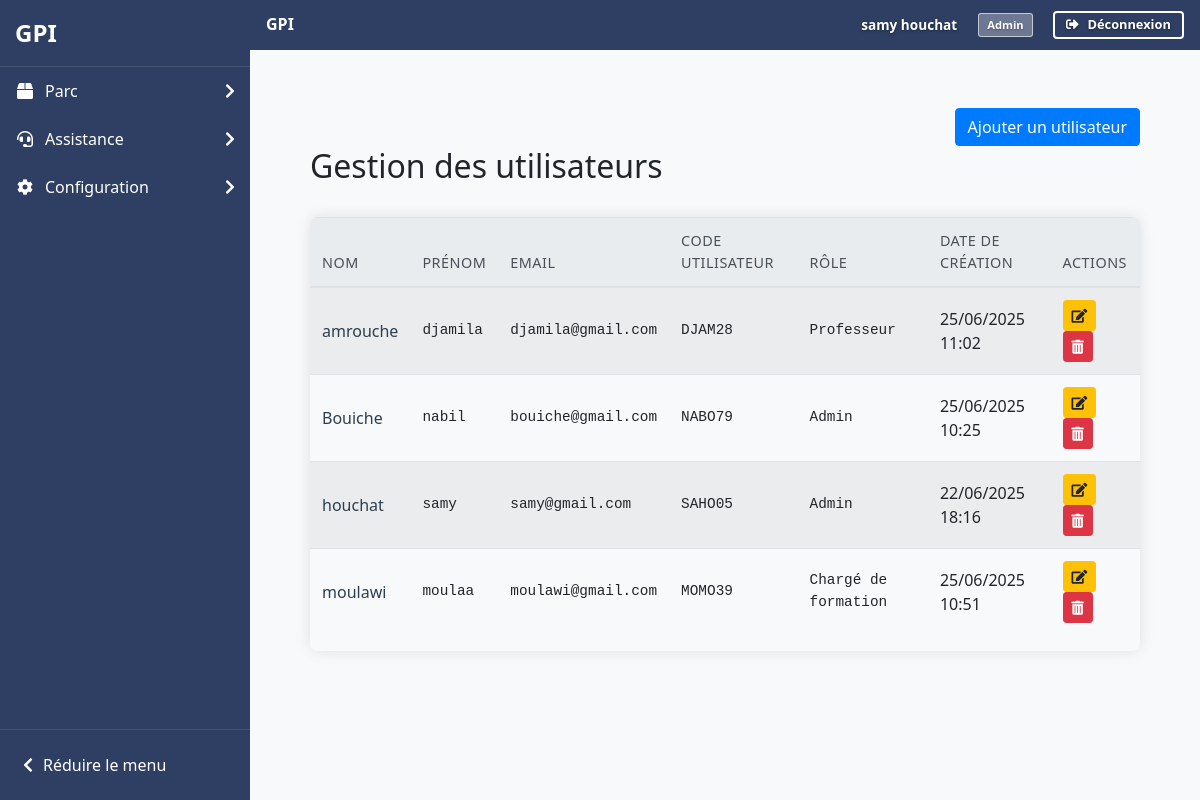
The app's page /pages/admin/gestion_users.php (signed in) with its own data.
### tables this page shows
CREATE TABLE IF NOT EXISTS `users` (
  `id_user` int NOT NULL AUTO_INCREMENT,
  `prenom` varchar(100) NOT NULL,
  `nom` varchar(100) NOT NULL,
  `email` varchar(255) NOT NULL,
  `password` varchar(255) NOT NULL,
  `id_role` int NOT NULL,
  `date_created` timestamp NULL DEFAULT CURRENT_TIMESTAMP,
  `code_utilisateur` varchar(6) DEFAULT NULL,
  PRIMARY KEY (`id_user`),
  UNIQUE KEY `email` (`email`),
  UNIQUE KEY `code_utilisateur` (`code_utilisateur`),
  KEY `fk_users_role` (`id_role`),
  KEY `idx_code_utilisateur` (`code_utilisateur`)
);

CREATE TABLE IF NOT EXISTS `roles` (
  `id_role` int NOT NULL AUTO_INCREMENT,
  `role_name` varchar(50) NOT NULL,
  PRIMARY KEY (`id_role`),
  UNIQUE KEY `role_name` (`role_name`)
);

### pages/admin/gestion_users.php (the view, shortened to what this page needs)
<?php
require_once '../../includes/functions.php';
$pdo = connectDB();
$query = '
    SELECT u.*, r.role_name
    FROM users u
    JOIN roles r ON u.id_role = r.id_role
    ORDER BY u.nom, u.prenom
';
$stmt = $pdo->query($query);
$users = $stmt->fetchAll();
afficherHeader('Gestion des utilisateurs', 2);
?>
<div class="container mt-4">
    <div class="d-flex justify-content-between align-items-center mb-4">
        <h2>Gestion des utilisateurs</h2>
        <a href="ajouter_user.php" class="btn btn-primary">Ajouter un utilisateur</a>
    </div>
    <div class="table-responsive">
        <table class="table table-striped table-hover">
            <thead class="thead-light">
                <tr>
                    <th>Nom</th>
                    <th>Prénom</th>
                    <th>Email</th>
                    <th>Code Utilisateur</th>
                    <th>Rôle</th>
                    <th>Date de création</th>
                    <th>Actions</th>
                </tr>
            </thead>
            <tbody>
                <?php if (empty($users)): ?>
                    <tr>
                        <td colspan="7" class="text-center">Aucun utilisateur trouvé.</td>
                    </tr>
                <?php else: ?>
                    <?php foreach ($users as $user): ?>
                        <tr>
                            <td><?= htmlspecialchars($user['nom']) ?></td>
                            <td><?= htmlspecialchars($user['prenom']) ?></td>
                            <td><?= htmlspecialchars($user['email']) ?></td>
                            <td><?= htmlspecialchars($user['code_utilisateur'] ?? 'N/A') ?></td>
                            <td><?= htmlspecialchars($user['role_name']) ?></td>
                            <td><?= !empty($user['date_created']) ? date('d/m/Y H:i', strtotime($user['date_created'])) : 'N/A' ?></td>
                            <td>
                                <a href="modifier_user.php?id=<?= $user['id_user'] ?>" class="btn btn-sm btn-warning" title="Modifier">
                                    <i class="fas fa-edit"></i>
                                </a>
                                <a href="gestion_users.php?delete=<?= $user['id_user'] ?>"
                                   class="btn btn-sm btn-danger"
                                   onclick="return confirm('Êtes-vous sûr de vouloir supprimer cet utilisateur ? Cette action est irréversible.')" title="Supprimer">
                                   <i class="fas fa-trash-alt"></i>
                                </a>
                            </td>
                        </tr>
                    <?php endforeach; ?>
                <?php endif; ?>
            </tbody>
        </table>
    </div>
</div>
<?php
afficherFooter();
?>

### includes/functions.php (shortened to what this page needs)
<?php
function connectDB() {
    $host = 'localhost';
    $db   = 'gpii';
    $user = 'root';
    $pass = '';
    $charset = 'utf8mb4';
    $dsn = "mysql:host=$host;dbname=$db;charset=$charset";
    $options = [
        PDO::ATTR_ERRMODE => PDO::ERRMODE_EXCEPTION,
        PDO::ATTR_DEFAULT_FETCH_MODE => PDO::FETCH_ASSOC
    ];
    return new PDO($dsn, $user, $pass, $options);
}
function afficherHeader($titre, $niveau = 1, $afficher_sidebar = true) {
    $prefix = str_repeat('../', $niveau);
    echo '<!DOCTYPE html>';
    echo '<html lang="fr">';
    echo '<head>';
    echo '<link rel="stylesheet" href="' . $prefix . 'assets/css/bootstrap.css">';
    echo '<link rel="stylesheet" href="' . $prefix . 'assets/css/custom.css">';
    echo '<link rel="stylesheet" href="https://cdnjs.cloudflare.com/ajax/libs/font-awesome/5.15.3/css/all.min.css">';
    echo '<link rel="stylesheet" href="https://cdn.jsdelivr.net/npm/bootstrap-icons@1.11.3/font/bootstrap-icons.css">';
    echo '</head>';
    echo '<body>';
    if ($afficher_sidebar) {
        echo '<div class="sidebar-glpi">';
        echo '<div class="sidebar-header">';
        echo '<a href="' . $prefix . 'index.php" class="logo-container">';
        echo '<span class="logo-text">GPI</span>';
        echo '</a>';
        echo '</div>';
        echo '<nav class="sidebar-nav">';
        echo '<ul class="sidebar-menu">';
        if (isset($_SESSION['user_role']) && ($_SESSION['user_role'] == 1 || $_SESSION['user_role'] == 2)) {
            echo '<li class="sidebar-item">';
            echo '<a href="#" class="sidebar-link">';
            echo '<i class="fas fa-box sidebar-icon"></i>';
            echo '<span>Parc</span>';
            echo '<i class="fas fa-chevron-right sidebar-arrow"></i>';
            echo '</a>';
            echo '</li>';
        }
        echo '<li class="sidebar-item">';
        echo '<a href="#" class="sidebar-link">';
        echo '<i class="fas fa-headset sidebar-icon"></i>';
        echo '<span>Assistance</span>';
        echo '<i class="fas fa-chevron-right sidebar-arrow"></i>';
        echo '</a>';
        echo '</li>';
        if (isset($_SESSION['user_role']) && $_SESSION['user_role'] == 1) {
            echo '<li class="sidebar-item">';
            echo '<a href="#" class="sidebar-link">';
            echo '<i class="fas fa-cog sidebar-icon"></i>';
            echo '<span>Configuration</span>';
            echo '<i class="fas fa-chevron-right sidebar-arrow"></i>';
            echo '</a>';
            echo '</li>';
        }
        echo '</ul>';
        echo '</nav>';
        echo '<div class="sidebar-footer">';
        echo '<button class="btn-collapse" id="collapseMenu">';
        echo '<i class="fas fa-chevron-left"></i>';
        echo '<span>Réduire le menu</span>';
        echo '</button>';
        echo '</div>';
        echo '</div>';
    }
    echo '<nav class="navbar navbar-expand-lg navbar-dark bg-primary mb-1">';
    echo '<div class="container d-flex justify-content-between align-items-center">';
    echo '<a class="navbar-brand" href="' . $prefix . 'index.php">GPI</a>';
    echo '<div class="d-flex align-items-center">';
    if (isset($_SESSION['user_id'])) {
        $pdo = connectDB();
        $stmt = $pdo->prepare("SELECT u.nom, u.prenom, r.role_name FROM users u JOIN roles r ON u.id_role = r.id_role WHERE u.id_user = ?");
        $stmt->execute([$_SESSION['user_id']]);
        $user = $stmt->fetch();
        echo '<div class="navbar-user-info mr-3">';
        echo '<span class="user-name mr-2">' . htmlspecialchars($user['prenom'] . ' ' . $user['nom']) . '</span>';
        echo '<span class="user-role">' . htmlspecialchars($user['role_name']) . '</span>';
        echo '</div>';
        echo '<a href="' . $prefix . 'includes/logout.php" class="btn btn-outline-light"><i class="fas fa-sign-out-alt mr-1"></i>Déconnexion</a>';
    } else {
        echo '<a href="' . $prefix . 'index.php" class="btn btn-outline-light"><i class="fas fa-sign-in-alt mr-1"></i>Connexion</a>';
    }
    echo '</div>';
    echo '</div>';
    echo '</nav>';
    if ($afficher_sidebar) {
        echo '<div class="container">';
    } else {
        echo '<div class="container-fluid">';
    }
}
function afficherFooter() {
    echo '</div>';
    echo '</body>';
    echo '</html>';
}
        ?>

### records on screen
users: prenom+nom "samy houchat", id_role.role_name "Admin", nom "houchat", prenom "samy", email "samy@gmail.com", code_utilisateur "SAHO05", date_created "22/06/2025 18:16"
users: nom "amrouche", prenom "djamila", email "djamila@gmail.com", code_utilisateur "DJAM28", id_role.role_name "Professeur", date_created "25/06/2025 11:02"
users: nom "Bouiche", prenom "nabil", email "bouiche@gmail.com", code_utilisateur "NABO79", id_role.role_name "Admin", date_created "25/06/2025 10:25"
users: nom "moulawi", prenom "moulaa", email "moulawi@gmail.com", code_utilisateur "MOMO39", id_role.role_name "Chargé de formation", date_created "25/06/2025 10:51"
